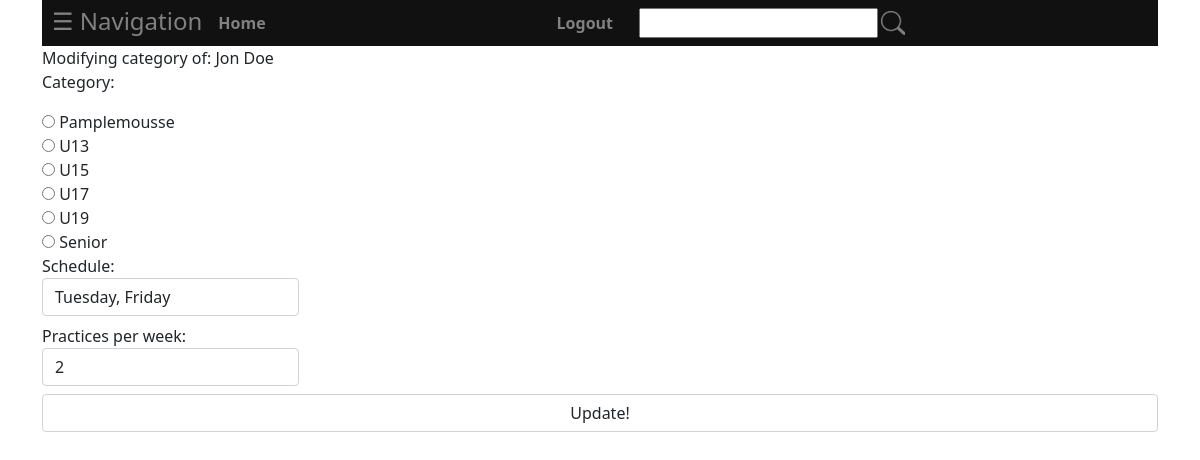
The app's page /Participant/updateCategory/4 with its own data.
### tables this page shows
CREATE TABLE `category` (
  `participant_id` int(11) NOT NULL,
  `category` varchar(25) NOT NULL,
  `schedule` varchar(50) NOT NULL,
  `practices_per_week` int(11) NOT NULL
);

CREATE TABLE `participant` (
  `participant_id` int(11) NOT NULL,
  `customer_id` int(11) NOT NULL,
  `first_name` varchar(25) NOT NULL,
  `last_name` varchar(25) NOT NULL,
  `gender` varchar(25) NOT NULL,
  `dob` date NOT NULL,
  `address` varchar(25) NOT NULL,
  `city` varchar(25) NOT NULL,
  `postal_code` varchar(25) NOT NULL,
  `main_phone` varchar(25) NOT NULL,
  `secondary_phone` varchar(25) NOT NULL,
  `email` varchar(25) NOT NULL,
  `occupation` varchar(25) NOT NULL,
  `heard_from` varchar(25) NOT NULL,
  `years_of_practice` int(11) NOT NULL,
  `medical_insurance_number` varchar(25) NOT NULL,
  `exp_date` date NOT NULL,
  `emer_contact` varchar(25) NOT NULL,
  `relation_to_player` varchar(25) NOT NULL,
  `emer_phone` varchar(25) NOT NULL,
  `allergies` varchar(25) NOT NULL,
  `med_history` varchar(25) NOT NULL,
  `epipen` tinyint(1) NOT NULL,
  `meds` varchar(25) NOT NULL,
  `spec_needs` varchar(25) NOT NULL,
  `promotion` tinyint(1) NOT NULL,
  `transport` tinyint(1) NOT NULL,
  `volunteer` tinyint(1) NOT NULL,
  `family` tinyint(1) NOT NULL,
  `equip_needs` varchar(25) NOT NULL,
  `notes` text NOT NULL
);

### app/core/App.php (called while the page is built, shortened)
<?php
	class App{
		private $method = 'index';
		public function __construct(){
			$url = self::parseUrl();
			if(isset($url[0])){
				unset($url[0]);
			}
			$this->controller = new $this->controller;
			if(isset($url[1])){
				if(method_exists($this->controller, $url[1])){
					$this->method = $url[1];
				}
				unset($url[1]);
			}
			$this->params = $url ? array_values($url) : [];
			call_user_func_array([$this->controller, $this->method], $this->params);
		}
		private static function parseUrl(){
			if(isset($_GET['url'])){
				return explode('/',
					filter_var(
						rtrim($_GET['url'], '/'),
						FILTER_SANITIZE_URL)
				);
			}
		}
	}

### index.php (called while the page is built, shortened)
<?php
	new \app\core\App();

### app/models/Category.php (called while the page is built, shortened)
<?php
class Category extends \app\core\Model {
	function get($participant_id) {
		$SQL = 'SELECT * FROM category JOIN participant ON category.participant_id = participant.participant_id WHERE category.participant_id = :participant_id';
		$STMT = self::$_connection->prepare($SQL);
		$STMT->execute(['participant_id'=>$participant_id]);
		$STMT->setFetchMode(\PDO::FETCH_CLASS, "app\models\Category");
		return $STMT->fetch();
	}
}

### app/core/DBConnection.php (called while the page is built, shortened)
<?php
class DBConnection{
	static $connection = null;
	private function __construct(){
		if(self::$connection == null){
			$host = 'localhost';
			$DBname = 'sysdevproject';
			$user = 'root';
			$password = '';
			self::$connection = new \PDO("mysql:host=$host;dbname=$DBname", $user, $password);
		}
}
	public static function getInstance(){
		return self::$connection;
	}
}

### app/views/Category/update.php (the view, shortened to what this page needs)
<html>
<head>
	<link href="https://cdn.jsdelivr.net/npm/bootstrap@5.1.3/dist/css/bootstrap.min.css" rel="stylesheet">
</head>
<body>
	<div class='container'>
		<?php echo "Modifying category of: " . $data->first_name . ' '. $data->last_name; ?>
		<form method='post' action=''>
			<p>Category: </p>
			<input type="radio" id="pamplemousse" name="category" value="PAMPLEMOUSSE">
			<label for="pamplemousse">Pamplemousse</label><br>
			<input type="radio" id="u13" name="category" value="U13" >
			<label for="u13">U13</label><br>
			<input type="radio" id="u15" name="category" value="U15" >
			<label for="u15">U15</label><br>
			<input type="radio" id="u17" name="category" value="U17" >
			<label for="u17">U17</label><br>
			<input type="radio" id="u19" name="category" value="U19" >
			<label for="u19">U19</label><br>
			<input type="radio" id="senior" name="category" value="SENIOR" >
			<label for="senior">Senior</label><br>
			<label class='form-label'>Schedule:<input type='text' name='schedule' class='form-control' value='<?= $data->schedule?>' /></label><br>
			<label class='form-label'>Practices per week:<input type='number' name='practices_per_week' class='form-control' value='<?= $data->practices_per_week?>' /></label><br>
			<input type="submit" name='action' value='Update!' class='form-control' />
		</form>
	</div>
</body>
</html>

### records on screen
category: participant_id.first_name "Jon", participant_id.last_name "Doe", schedule "Tuesday, Friday", practices_per_week "2"
